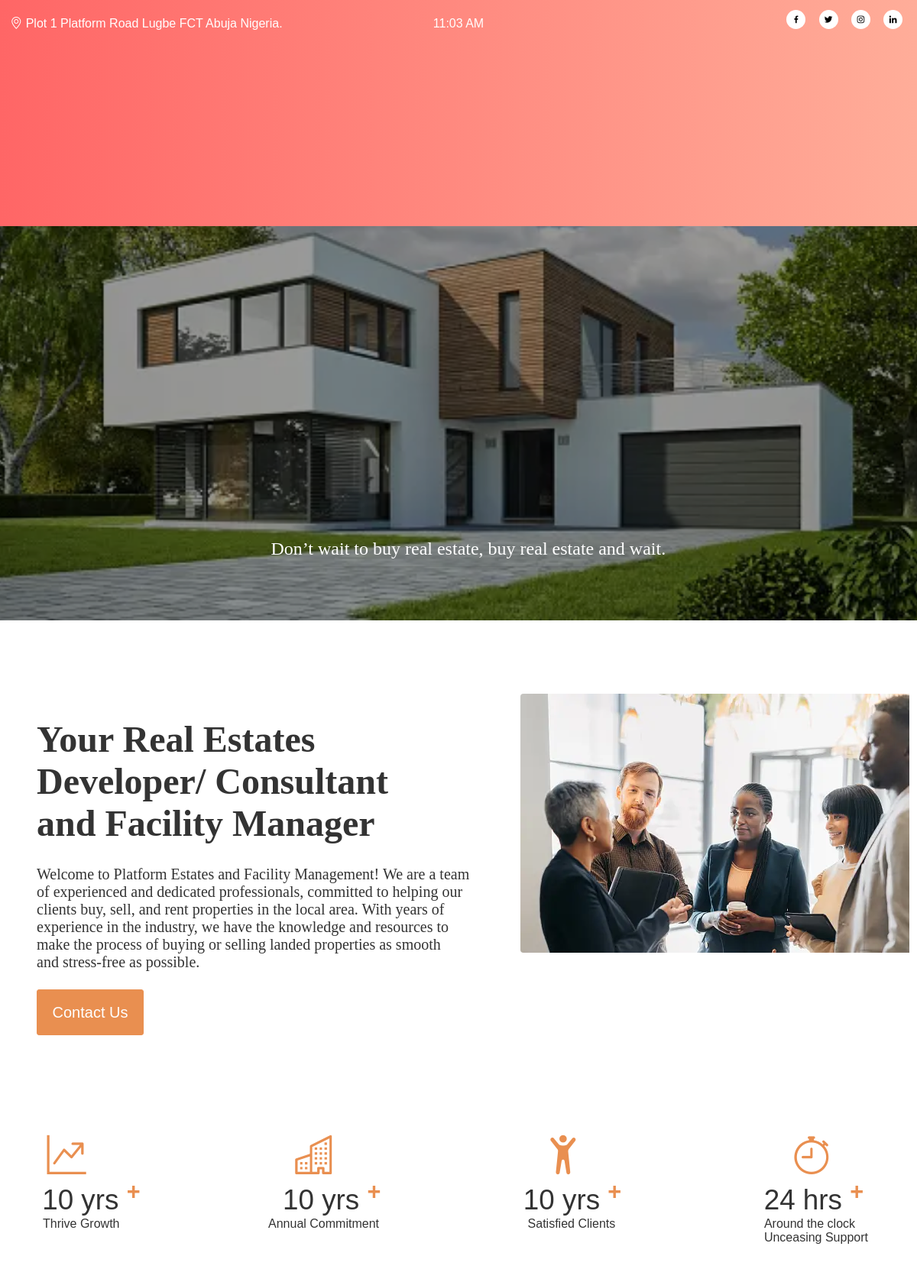
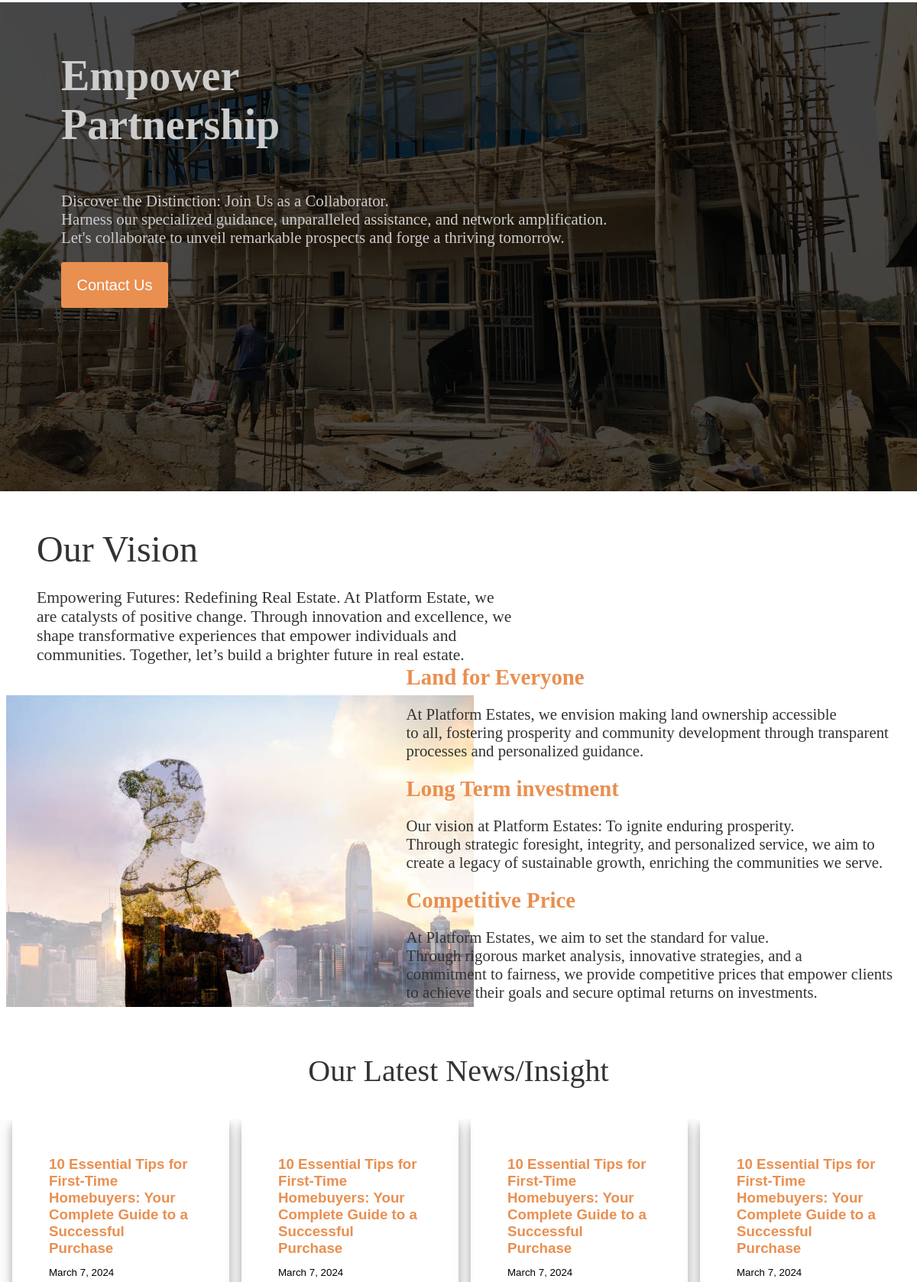
The page /about/ (upper part) on the database its author committed (2 pictures, top to bottom).
### estates/models.py (models this page shows, shortened)
class Post(models.Model):
    title = models.CharField(max_length = 300)
    body = models.TextField()
    image = models.ImageField(upload_to = 'media/', null = True, blank = True)
    image_1 = models.ImageField(upload_to='media/', null = True, blank = True)
    date_created = models.DateTimeField(auto_now_add = True)
    categories = models.ManyToManyField('Category', related_name = 'posts')

### estates/views.py (the view)
# urls.py: path('about/', views.about, name = 'about_us'),
def about(request):
    current_datetime = datetime.now()
    posts = Post.objects.all().order_by('-date_created')
    newsletter = NewsletterForm()
    context = {
        'title': 'Discover Platform Estates: Your Premier Real Estate Partner',
        'posts': posts,
        'date': current_datetime,
        'newsletter': newsletter,
    }
    return render(request, 'pages/about.html', context)

### estates/templates/pages/about.html (shortened to what this page needs)
{% load static %}
<!DOCTYPE html>
<html>
    <head>
        <link rel = 'stylesheet' href='https://unpkg.com/boxicons@2.1.4/css/boxicons.min.css'>
        <link rel = 'stylesheet' href='https://cdn.jsdelivr.net/npm/bootstrap-icons@1.11.3/font/bootstrap-icons.min.css'>
        <link rel = 'stylesheet' href ='{% static 'head_foot.css' %}'>
        <link rel = 'stylesheet' href ='{% static 'home.css' %}'>
        <link rel = 'stylesheet' href  ='{% static 'about.css' %}'>
    </head>
    <body>
        <div class = 'container'>
            <div class = 'pre_head'>
                <p> <span class = 'address'> <i class="bi bi-geo-alt"></i> Plot 1 Platform Road Lugbe FCT Abuja Nigeria.</span>
                    <span class = 'date'> {{ date|date:'H:i A' }} </span>
                    <span class = 'profile_links'>
                    <a href = 'https://www.facebook.com/profile.php?id=100089944118473'><i class='bx bxl-facebook'></i></a>
		            <a href = 'https://twitter.com/Platformestate3'><i class='bx bxl-twitter'></i></a>
		            <a href = 'https://www.instagram.com/platformestate/'><i class='bx bxl-instagram'></i></a>
		            <a href = 'https://ng.linkedin.com/in/platform-estates-bb3751263'><i class='bx bxl-linkedin'></i></a>
                    </span>
                </p>
            </div>
            <hr/>
    <header>
	    <div class="logo">
            <a href='/'><img src="{% static 'platform_logo (2).png' %}" alt="Platform Logo" class = 'logo'></a>
        </div>
	    <nav>
		    <ul>
			    <li><a href = '/' class = 'active'> Home </a></li>
			    <li><a href = '{% url 'about_us' %}'> About Us </a></li>
			    <li><a href = '{% url 'services' %}'> Services </a></li>
			    <li><a href = '{% url 'listings' %}'> Listings </a></li>
			    <li><a href = '{% url 'blog' %}'> Blog </a></li>
			    <li><a href = '{% url 'contact' %}'> Contacts </a></li>
		    </ul>
	    </nav>
        <div class = 'quote'><p> Don’t wait to buy real estate, buy real estate and wait. </p></div>
    </header>
        <div class = 'brief_desc'>
                <div class = description>
                    <h3> Your Real Estates <br/>Developer/ Consultant <br/> and Facility Manager </h3>
                    <p> Welcome to Platform Estates and Facility Management! We are a team  <br/> of experienced and dedicated professionals, committed to helping our  <br/> clients buy, sell, and rent properties in the local area. With years of   <br/> experience in the industry, we have the knowledge and resources to  <br/> make the process of buying or selling landed properties as smooth  <br/> and stress-free as possible. </p>
                    <div class = 'contact'><a href = '{% url 'contact' %}'>Contact Us </a></div>
                </div>
                <div class = 'img_contain'>
                    <img src = '{% static 'about.webp' %}' alt='real_estate image'/>
                </div>
        </div>
        <div>
            <div class = 'counters'>
                <div class = 'counter_icon'>
                    <i class="bi bi-graph-up-arrow"></i>
                    <i class="bi bi-buildings"></i>
                    <i class="bi bi-person-arms-up"></i>
                    <i class="bi bi-stopwatch"></i>
                </div>
                <div class = 'counter_yrs'>
                    <p> 10 yrs <sup>+</sup></p>
                    <p> 10 yrs <sup>+</sup></p>
                    <p> 10 yrs <sup>+</sup></p>
                    <p> 24 hrs <sup>+</sup></p>
                </div>
                <div class = 'counter_exp'>
                    <p> Thrive Growth </p>
                    <p> Annual Commitment </p>
                    <p> Satisfied Clients </p>
                    <p> Around the clock <br/> Unceasing Support  </p>
                </div>
            </div>
        </div>
        <div class = 'offer'>
            <div class = 'offer_content'>
                <h2> Empower <br/>Partnership </h2>
                <p> Discover the Distinction: Join Us as a Collaborator. <br/> Harness our specialized guidance, unparalleled assistance, and network amplification. <br/> Let's collaborate to unveil remarkable prospects and forge a thriving tomorrow. </p>
                <div class = 'contact'><a href = '{% url 'contact' %}'>Contact Us </a></div>
            </div>
        </div>
        <div class = 'vision'>
            <div class = 'vision_1st'>
                <h3> Our Vision </h3>
                <p> Empowering Futures: Redefining Real Estate. At Platform Estate, we <br/> are catalysts of positive change. Through innovation and excellence, we <br/> shape transformative experiences that empower individuals and <br/> communities. Together, let’s build a brighter future in real estate. </p>
            </div>
            <div class = 'vision_2nd'>
                <img src = '{% static 'vision.jpg' %}' alt = 'Vision Image'/>
                <div class = 'vision_3rd'>
                    <h3> Land for Everyone </h3>
                    <p> At Platform Estates, we envision making land ownership accessible <br/> to all, fostering prosperity and community development through transparent <br/> processes and personalized guidance. </p>
                    <h3> Long Term investment </h3>
                    <p> Our vision at Platform Estates: To ignite enduring prosperity. <br/> Through strategic foresight, integrity, and personalized service, we aim to <br/> create a legacy of sustainable growth, enriching the communities we serve.</p>
                    <h3> Competitive Price </h3>
                    <p>  At Platform Estates, we aim to set the standard for value. <br/> Through rigorous market analysis, innovative strategies, and a <br/> commitment to fairness, we provide competitive prices that empower clients <br/> to achieve their goals and secure optimal returns on investments. </p>
                </div>
            </div>
        </div>
        <div class = 'blog'>
            <h2> Our Latest News/Insight </h2>
            <div class = 'blog_container'>
            {% block posts %}
                {% for post in posts %}
                <div class = 'blog_post'>
                    <h3><a href = '{% url 'blog_detail' post.pk %}'>{{ post.title }}</a></h3>
                    <div class = 'small'><small>
                        {{ post.date_created.date }}
                    </small></div>
                </div>
                {% endfor%}
            {% endblock posts%}
            </div>
        </div>
    </body>
</html>

### estates/static/head_foot.css (style rules this page uses)
* { margin: 0; padding: 0; box-sizing: border-box; font-family: 'poppins', sans-serif; }
.pre_head { position: absolute; top: 0; left: 0; height: 7%; width: 100%; z-index: 2; background: linear-gradient(to right,#ff6666, #ffad99); color: #fff; font-size: 1em; font-family: 'Montserrat', sans-serif; }
.pre_head p { padding-top: 1.1%; text-align: center; position: relative; }
.pre_head .address { position: absolute; left: 0; padding-left: 0.5%; padding-top: 0.7%; transform: translateX(2%) }
.pre_head .date { display: inline-block; padding-top: 0.7%; }
.pre_head .profile_links { position: absolute; right: 0; padding-right: 0.5%; }
.profile_links i { width: 25px; height: 25px; border-radius: 50%; text-align: center; line-height: 25px; font-size: .8em; color: #000; background: #fff; margin-right: 1em; cursor: pointer; }
header { height: 100vh; position: relative; width: 100%; }
header::before { content: ''; position: absolute; top: 0; left: 0; width: 100%; height: 100vh; background-color: rgba(0, 0, 0, 0.4); }
header .logo { width: 40%; max-width: 50%; position: absolute; top: 2.8em; left: 2%; height: auto; cursor: pointer; }
nav { background: transparent; width: 100%; position: absolute; top: 12%; }
nav ul li { display: inline-block; line-height: 5em; margin: 0 0.3em; }
nav ul { float: right; margin-right: 3.3em; }
nav ul li a { color: #fff; text-decoration: none; font-weight: bold; font-size: 1.25em; padding: 0.6em 1em; border: 3px solid transparent; transition: .2s; cursor: pointer; }
nav ul li a:hover, nav ul li a.active { border-bottom-color: #FFAD99; }
header .quote { position: absolute; bottom: 4.4em; right: 3.1em; padding: 0.6em; background: transparent; box-shadow: 0 0.125em 0.25em rgba(0, 0, 0, 0.1); color: #fff; text-align: center; }
header .quote p { font-size: 2vw; font-family: 'Tangerine', serif; width: 44em; }

### estates/static/home.css (style rules this page uses)
* { margin: 0; padding: 0; box-sizing: border-box; }
header { background: url(header_background2.jpg); background-size: cover; background-position: center; background-repeat: no-repeat; }
.brief_desc { color: #333; animation: subtleMovement 2s infinite; position: relative; width: 100%; }
.description { padding-top: 8em; padding-left: 3em; animation: slideIn 2.5s ease-in-out; animation-fill-mode: forwards; }
.brief_desc h3 { font-size: 3em; font-family: 'Times New Roman', Times, serif; font-weight: bold; padding-bottom: 0.6em; }
.brief_desc p { font-size: 1.25em; font-family: 'Times New Roman', Times, serif; padding-bottom: 1.2em; }
.brief_desc .contact { background: #E98F50;; color: #fff; border: 1px solid #E98F50; outline: none; width: 7em; height: 3em; font-family: ; font-size: 1.25em; text-align: center; padding: 0.9em; border-radius: 0.15em; }
.brief_desc .contact a { color:#fff; text-decoration: none; }
.brief_desc img { position: absolute; right: 0; padding-right: 0.6em; top: 6em; border-radius: 0.25em; height: auto; box-shadow: 0 .25em .5em 0 rgba(0, 0, 0, 0.2) 0 .28em 1.25em 0 rgba(0, 0, 0, 0.19); max-width: 100%; opacity: 1; transition: .5s ease; backface-visibility: hidden; animation: fadeIn 1.5s ease-in-out; }
hr { width: 20%; margin: 0 auto; margin-top: 0.6em; border-color: #E98F50; outline: #E98F50; }
div.blog_container { display: flex; flex-wrap: nowrap; overflow-x: auto; }
div.blog { position: relative; width: 100%; margin-top: 3.5em; flex: 0 0 auto; }
div.blog h2 { margin-top: 1em; margin-bottom: 1em; text-align: center; justify-content: end; font-family: 'Tangerine', serif; font-size: 2.5em; font-weight: 500; color: #333 }
div.blog a { color: #E98F50; text-decoration: none; }
div.blog_post { width: 25%; padding: 3em; box-shadow: 0 6px 10px 0 rgba(0, 0, 0, 0.2), 0 8px 22px 0 rgba(0, 0, 0, 0.19); margin-bottom: 5em; margin-left: 1em; overflow-x: auto; }
div.blog_post h3 { width: 100%; padding-bottom: 0.6em; }
div.blog_post .small { width: 100%; padding-bottom: 0.6em; }

### rows shown on the page
Post: title "10 Essential Tips for First-Time Homebuyers: Your Complete Guide to a Successful Purchase", date_created "March 7, 2024"
Post: title "10 Essential Tips for First-Time Homebuyers: Your Complete Guide to a Successful Purchase", date_created "March 7, 2024"
Post: title "10 Essential Tips for First-Time Homebuyers: Your Complete Guide to a Successful Purchase", date_created "March 7, 2024"
Post: title "10 Essential Tips for First-Time Homebuyers: Your Complete Guide to a Successful Purchase", date_created "March 7, 2024"

### other values the page prints
{{ date|date:'H:i A' }} "11:03 AM"
